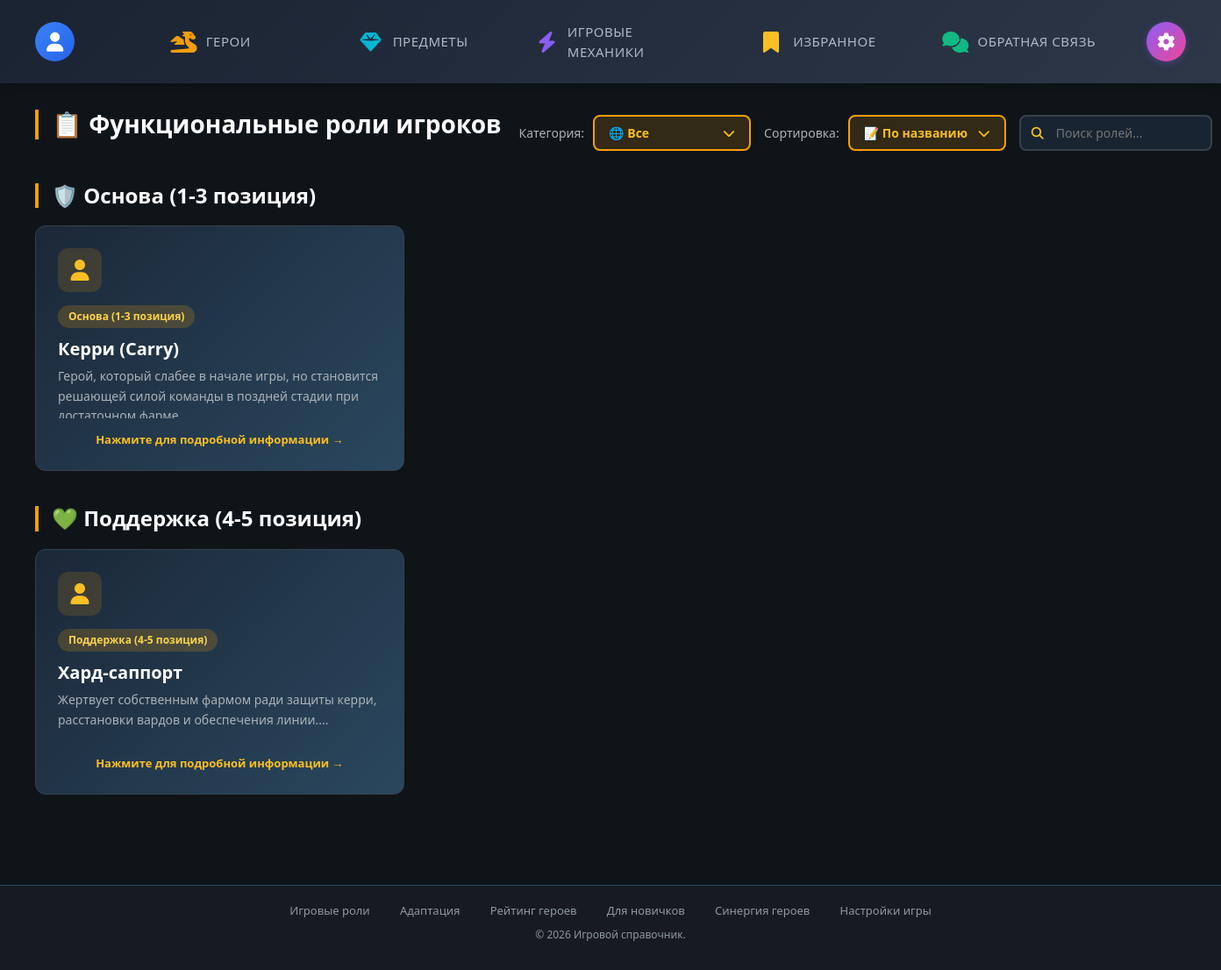
Page /sections/roles/tactics.php (signed in) on the earlier database version.
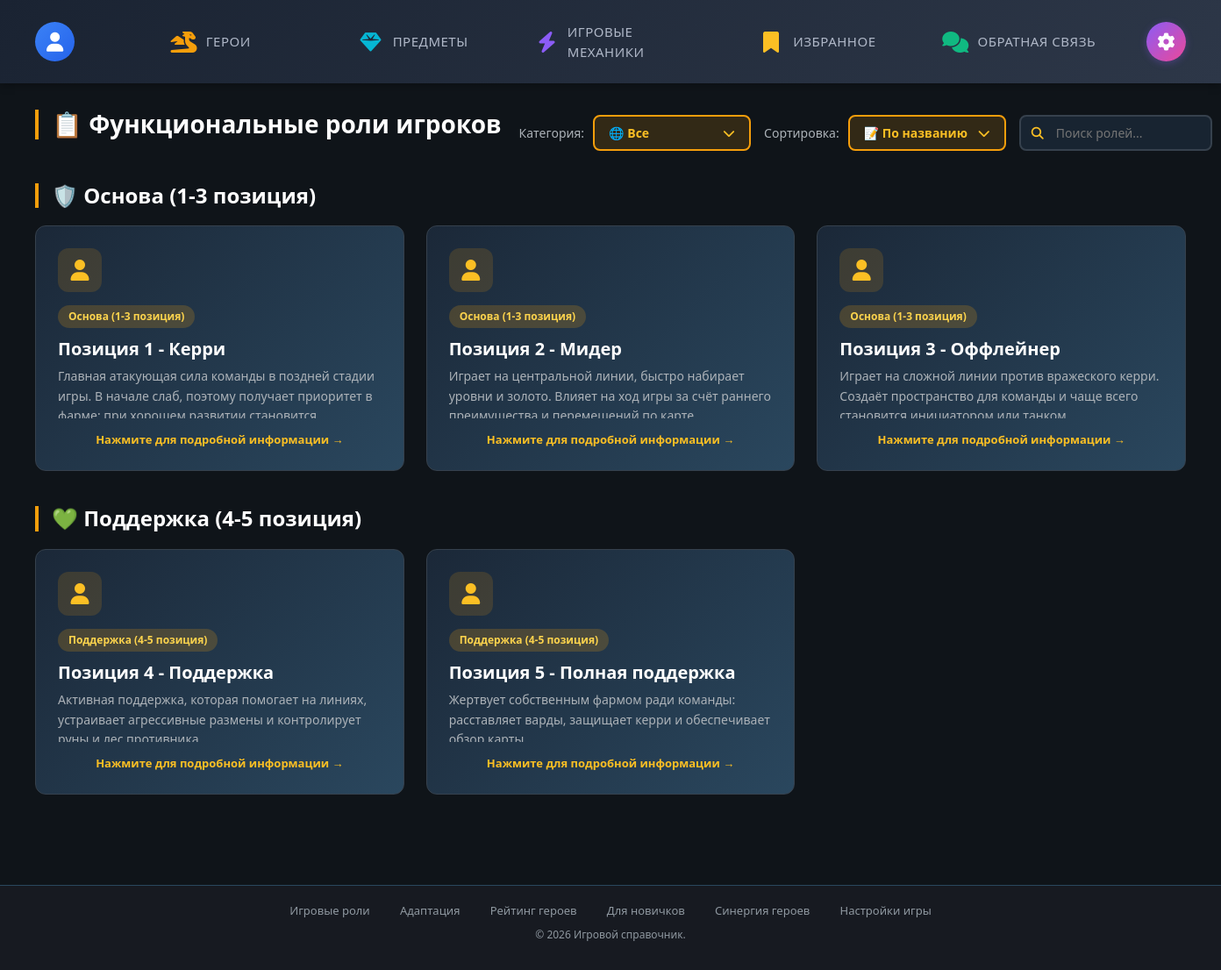
Same page on the later database version.
### tables this page shows
CREATE TABLE IF NOT EXISTS game_mechanic (
  id_game_mechanic INT AUTO_INCREMENT PRIMARY KEY,
  title VARCHAR(255) NOT NULL,
  category VARCHAR(100) NOT NULL,
  content TEXT NOT NULL,
  created_date DATETIME DEFAULT CURRENT_TIMESTAMP
);

### sections/roles/tactics.php (the view, shortened to what this page needs)
<?php
$pdo = getDB();
$searchQuery   = $_GET['search'] ?? '';
$sortBy        = $_GET['sort'] ?? 'name';
$categoryFilter = $_GET['category'] ?? '';
$validCategories = ['Основа (1-3 позиция)', 'Поддержка (4-5 позиция)'];
$sql = "SELECT * FROM game_mechanic WHERE category IN ('Основа (1-3 позиция)', 'Поддержка (4-5 позиция)')";
$params = [];
switch ($sortBy) {
    case 'name':
    default:     $sql .= " ORDER BY title ASC"; break;
}
$stmt = $pdo->prepare($sql);
$stmt->execute($params);
$tactics = $stmt->fetchAll();
$grouped = [];
foreach ($tactics as $t) {
    if (isset($t['category'])) $grouped[$t['category']][] = $t;
}
$categoryOrder = (!empty($categoryFilter) && isset($grouped[$categoryFilter])) ? [$categoryFilter] : $validCategories;
$categoryEmojis = [
    'Основа (1-3 позиция)' => '🛡️',
    'Поддержка (4-5 позиция)' => '💚',
];
$pageTitle = 'Функциональные роли игроков';
require_once __DIR__ . '/../../includes/header.php';
?>
<div class="page-header">
    <h1 class="page-title">📋 <?= $pageTitle ?></h1>
    <div class="controls">
        <div class="filter-group">
            <span class="filter-label">Категория:</span>
            <div class="filter-dropdown">
                <button class="filter-btn" onclick="toggleTacticFilter()">
                    <span id="currentFilterText"><?= !empty($categoryFilter) && isset($categoryEmojis[$categoryFilter]) ? $categoryEmojis[$categoryFilter] . ' ' . htmlspecialchars($categoryFilter) : '🌐 Все' ?></span>
                    <i class="fas fa-chevron-down"></i>
                </button>
            </div>
        </div>
        <div class="filter-group">
            <span class="filter-label">Сортировка:</span>
            <div class="sort-dropdown">
                <button class="sort-btn" onclick="toggleTacticSort()">
                    <span id="currentSortText"><?= $sortBy === 'date' ? '📅 По дате' : '📝 По названию' ?></span>
                    <i class="fas fa-chevron-down"></i>
                </button>
            </div>
        </div>
        <div class="search-box">
            <i class="fas fa-search search-icon"></i>
            <input type="text" class="search-input" id="searchInputTactics" placeholder="Поиск ролей..." value="<?= htmlspecialchars($searchQuery) ?>">
        </div>
    </div>
</div>
<?php if (empty($tactics)): ?>
    <div class="no-results">
        <i class="fas fa-search"></i>
        <p>Роли не найдены</p>
    </div>
<?php else: ?>
    <div class="mechanics-sections">
        <?php foreach ($categoryOrder as $cat): ?>
            <div class="mechanics-category-block">
                <h2 class="category-heading"><?= $categoryEmojis[$cat] ?? '' ?> <?= htmlspecialchars($cat) ?></h2>
                <div class="mechanics-grid">
                    <?php foreach ($grouped[$cat] as $t): ?>
                        <a href="<?= BASE_URL ?>/sections/roles/tactic.php?id=<?= $t['id_game_mechanic'] ?>" class="mechanic-card">
                            <div class="icon-wrap"><i class="fas fa-user"></i></div>
                            <span class="category"><?= htmlspecialchars($t['category']) ?></span>
                            <h3><?= htmlspecialchars($t['title']) ?></h3>
                            <div class="preview"><?= htmlspecialchars(mb_substr($t['content'], 0, 200)) ?>...</div>
                            <div class="click-hint">Нажмите для подробной информации →</div>
                        </a>
                    <?php endforeach; ?>
                </div>
            </div>
        <?php endforeach; ?>
    </div>
<?php endif; ?>
<?php require_once __DIR__ . '/../../includes/footer.php'; ?>

Differences in the rows shown:
no longer on this page (row edited): game_mechanic: category "Основа (1-3 позиция)", title "Керри (Carry)", content "Герой, который слабее в начале игры, но становится решающей силой команды в поздней стадии…"
no longer on this page (row edited): game_mechanic: category "Поддержка (4-5 позиция)", title "Хард-саппорт", content "Жертвует собственным фармом ради защиты керри, расстановки вардов и обеспечения линии."
now on this page (row edited): game_mechanic: category "Основа (1-3 позиция)", title "Позиция 1 - Керри", content "Главная атакующая сила команды в поздней стадии игры. В начале слаб, поэтому получает приоритет…"
now on this page (row edited): game_mechanic: category "Основа (1-3 позиция)", title "Позиция 2 - Мидер", content "Играет на центральной линии, быстро набирает уровни и золото. Влияет на ход игры за счёт…"
now on this page (row edited): game_mechanic: category "Основа (1-3 позиция)", title "Позиция 3 - Оффлейнер", content "Играет на сложной линии против вражеского керри. Создаёт пространство для команды и чаще…"
now on this page (row edited): game_mechanic: category "Поддержка (4-5 позиция)", title "Позиция 4 - Поддержка", content "Активная поддержка, которая помогает на линиях, устраивает агрессивные размены и…"
now on this page (row edited): game_mechanic: category "Поддержка (4-5 позиция)", title "Позиция 5 - Полная поддержка", content "Жертвует собственным фармом ради команды: расставляет варды, защищает керри и…"
